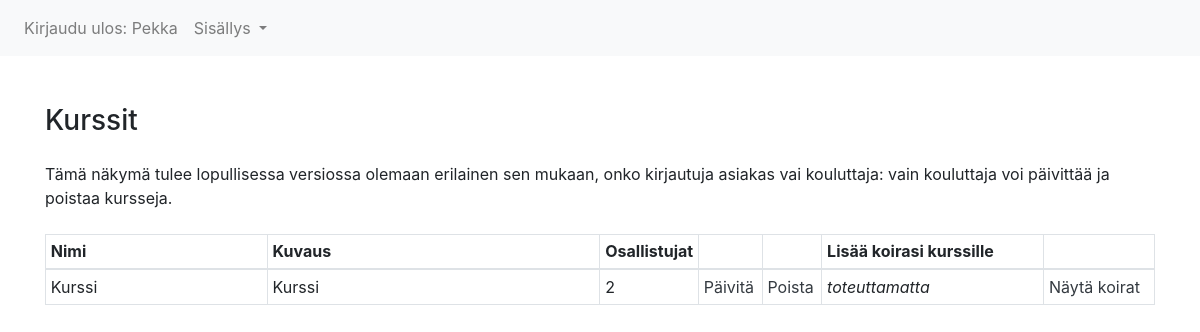
The app's page /courses (signed in) with its own data.
### application/auth/models.py (models this page shows, shortened)
class User(Base):
    __tablename__ = "account"
    username = db.Column(db.String(144), unique=True, nullable=False)
    password = db.Column(db.String(144), nullable=False)
    dogs = db.relationship("Dog", backref='account', lazy=True)

### application/courses/models.py (models this page shows, shortened)
class Course(Base):
    __tablename__ = "course"
    description = db.Column(db.String(400), nullable=False)
    max_participants = db.Column(db.Integer, nullable=False)
    enrolment = db.relationship("Enrolment", backref='course', lazy=True)

### application/courses/views.py (the view)
@app.route("/courses", methods=["GET"])
def courses_index():
    return render_template("courses/list.html", courses=Course.query.all())

### application/__init__.py (called while the page is built)
@login_manager.user_loader
def load_user(user_id):
    return User.query.get(user_id)

### application/templates/courses/list.html
{% extends "layout.html" %}
{% block body %}
    <div class="row justify-content-md-center mt-5">
        <div class="col-12 ">
            <h3 class="mb-4">Kurssit</h3>
            <p class="mb-4">Tämä näkymä tulee lopullisessa versiossa olemaan erilainen sen mukaan,
                onko kirjautuja asiakas vai kouluttaja: vain kouluttaja voi päivittää ja poistaa kursseja.</p>
            <table class="table table-sm table-bordered table-hover">
                <thead>
                    <tr>
                    <th scope="col" style="width: 20%">Nimi</th>
                    <th scope="col" style="width: 30%">Kuvaus</th>
                    <th scope="col" style="width: 5%">Osallistujat</th>
                    <th scope="col" style="width: 7,5%"></th>
                    <th scope="col" style="width: 7,5%"></th>
                    <th scope="col" style="width: 20%">Lisää koirasi kurssille</th>
                    <th scope="col" style="width: 10%"></th>
                    </tr>
                </thead>
                {% for course in courses %}
                <tr>
                <td>{{ course.name }}</td>
                <td>{{ course.description }}</td>
                <td>{{ course.max_participants }}</td>
                <td><a href="/courses/update/{{course.id}}" class="text-dark">Päivitä</a></td>
                <td><a href="/courses/delete/{{course.id}}" class="text-dark">Poista</a></td>
                <td><i>toteuttamatta</i></td>
                <td><a href="#" class="text-dark">Näytä koirat</a></td>
                </tr>
                {% endfor %}
            </table>
        </div>
    </div>
{% endblock %}

### application/templates/layout.html (shortened to what this page needs)
<!DOCTYPE html>
<html>
  <head>
    <link rel="stylesheet" href="https://stackpath.bootstrapcdn.com/bootstrap/4.4.1/css/bootstrap.min.css">
  </head>
  <body>
    <nav class="navbar navbar-expand-sm navbar-light bg-light">
        <ul class="navbar-nav mr-auto">
          {% if current_user.is_authenticated %}
            <li class="nav-item">
              <a class="nav-link" href="{{ url_for('auth_logout') }}">Kirjaudu ulos: {{ current_user.name }}</a>
            </li>
          {% endif %}
          {% if current_user.is_authenticated %}
          <li class="nav-item dropdown">
            <a class="nav-link dropdown-toggle" href="#" id="navbarDropdown" role="button" data-toggle="dropdown" aria-haspopup="true" aria-expanded="false">
              Sisällys
            </a>
          </li>
          {% endif %}
    </nav>
    <div class="container" >
      {% block body %}{% endblock %}
    </div>
  </body>
</html>

### records on screen
User: name "Pekka"
Course: name "Kurssi", description "Kurssi", max_participants "2"
